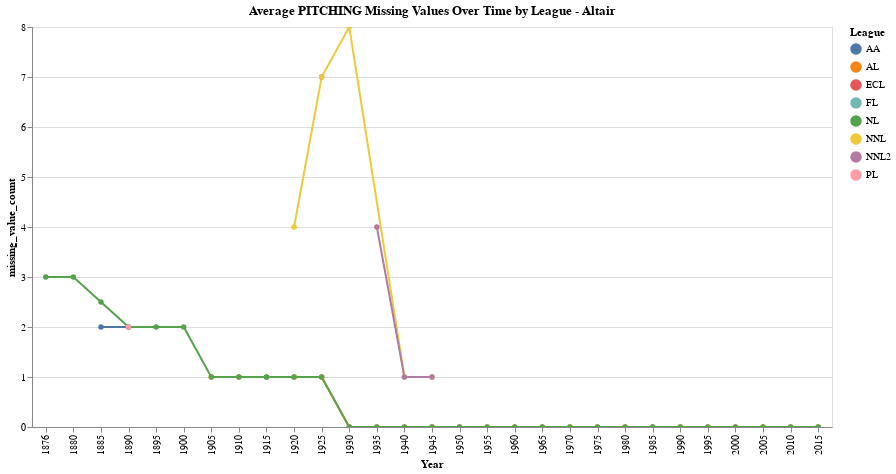

The notebook cell saved with this chart:
### Markdown cell above
### Ethan - Below is the same visualization for Pitching and DETAILED standings

### Code cell
pitching_grouped_by_league_year_df = pitching_df.groupby(['League', 'Year'])['missing_value_count'].mean().reset_index()

selection = alt.selection_multi(fields=['League'], bind='legend')

chart = alt.Chart(pitching_grouped_by_league_year_df).mark_line(point=True).encode(
    x='Year:O',
    y='missing_value_count:Q',
    color='League:N',
    tooltip=['League', 'Year', 'missing_value_count'],
    opacity=alt.condition(selection, alt.value(1), alt.value(0.2))
).properties(
    title='Average PITCHING Missing Values Over Time by League - Altair',
    width=800,
    height=400
).add_selection(
    selection
).interactive()

chart

### Figure 1 — Vega-Lite specification as saved in the notebook (floating-point values rounded to 4 significant figures)
{"config": {"view": {"continuousWidth": 300, "continuousHeight": 300}}, "data": {"name": "data-402cd56d41a6c3ae75e2eb6643a6d605"}, "mark": {"type": "line", "point": true}, "encoding": {"color": {"field": "League", "type": "nominal"}, "opacity": {"condition": {"param": "param_19", "value": 1}, "value": 0.2}, "tooltip": [{"field": "League", "type": "nominal"}, {"field": "Year", "type": "quantitative"}, {"field": "missing_value_count", "type": "quantitative"}], "x": {"field": "Year", "type": "ordinal"}, "y": {"field": "missing_value_count", "type": "quantitative"}}, "height": 400, "params": [{"name": "param_19", "select": {"type": "point", "fields": ["League"]}, "bind": "legend"}, {"name": "param_20", "select": {"type": "interval", "encodings": ["x", "y"]}, "bind": "scales"}], "title": "Average PITCHING Missing Values Over Time by League - Altair", "width": 800, "$schema": "https://vega.github.io/schema/vega-lite/v5.8.0.json", "datasets": {"data-402cd56d41a6c3ae75e2eb6643a6d605": [{"League": "AA", "Year": 1885, "missing_value_count": 2.0}, {"League": "AA", "Year": 1890, "missing_value_count": 2.0}, {"League": "AL", "Year": 1905, "missing_value_count": 1.0}, {"League": "AL", "Year": 1910, "missing_value_count": 1.0}, {"League": "AL", "Year": 1915, "missing_value_count": 1.0}, {"League": "AL", "Year": 1920, "missing_value_count": 1.0}, {"League": "AL", "Year": 1925, "missing_value_count": 1.0}, {"League": "AL", "Year": 1930, "missing_value_count": 0.0}, {"League": "AL", "Year": 1935, "missing_value_count": 0.0}, {"League": "AL", "Year": 1940, "missing_value_count": 0.0}, {"League": "AL", "Year": 1945, "missing_value_count": 0.0}, {"League": "AL", "Year": 1950, "missing_value_count": 0.0}, {"League": "AL", "Year": 1955, "missing_value_count": 0.0}, {"League": "AL", "Year": 1960, "missing_value_count": 0.0}, {"League": "AL", "Year": 1965, "missing_value_count": 0.0}, {"League": "AL", "Year": 1970, "missing_value_count": 0.0}, {"League": "AL", "Year": 1975, "missing_value_count": 0.0}, {"League": "AL", "Year": 1980, "missing_value_count": 0.0}, {"League": "AL", "Year": 1985, "missing_value_count": 0.0}, {"League": "AL", "Year": 1990, "missing_value_count": 0.0}, {"League": "AL", "Year": 1995, "missing_value_count": 0.0}, {"League": "AL", "Year": 2000, "missing_value_count": 0.0}, {"League": "AL", "Year": 2005, "missing_value_count": 0.0}, {"League": "AL", "Year": 2010, "missing_value_count": 0.0}, {"League": "AL", "Year": 2015, "missing_value_count": 0.0}, {"League": "ECL", "Year": 1925, "missing_value_count": 7.0}, {"League": "FL", "Year": 1915, "missing_value_count": 1.0}, {"League": "NL", "Year": 1876, "missing_value_count": 3.0}, {"League": "NL", "Year": 1880, "missing_value_count": 3.0}, {"League": "NL", "Year": 1885, "missing_value_count": 2.5}, {"League": "NL", "Year": 1890, "missing_value_count": 2.0}, {"League": "NL", "Year": 1895, "missing_value_count": 2.0}, {"League": "NL", "Year": 1900, "missing_value_count": 2.0}, {"League": "NL", "Year": 1905, "missing_value_count": 1.0}, {"League": "NL", "Year": 1910, "missing_value_count": 1.0}, {"League": "NL", "Year": 1915, "missing_value_count": 1.0}, {"League": "NL", "Year": 1920, "missing_value_count": 1.0}, {"League": "NL", "Year": 1925, "missing_value_count": 1.0}, {"League": "NL", "Year": 1930, "missing_value_count": 0.0}, {"League": "NL", "Year": 1935, "missing_value_count": 0.0}, {"League": "NL", "Year": 1940, "missing_value_count": 0.0}, {"League": "NL", "Year": 1945, "missing_value_count": 0.0}, {"League": "NL", "Year": 1950, "missing_value_count": 0.0}, {"League": "NL", "Year": 1955, "missing_value_count": 0.0}, {"League": "NL", "Year": 1960, "missing_value_count": 0.0}, {"League": "NL", "Year": 1965, "missing_value_count": 0.0}, {"League": "NL", "Year": 1970, "missing_value_count": 0.0}, {"League": "NL", "Year": 1975, "missing_value_count": 0.0}, {"League": "NL", "Year": 1980, "missing_value_count": 0.0}, {"League": "NL", "Year": 1985, "missing_value_count": 0.0}, {"League": "NL", "Year": 1990, "missing_value_count": 0.0}, {"League": "NL", "Year": 1995, "missing_value_count": 0.0}, {"League": "NL", "Year": 2000, "missing_value_count": 0.0}, {"League": "NL", "Year": 2005, "missing_value_count": 0.0}, {"League": "NL", "Year": 2010, "missing_value_count": 0.0}, {"League": "NL", "Year": 2015, "missing_value_count": 0.0}, {"League": "NNL", "Year": 1920, "missing_value_count": 4.0}, {"League": "NNL", "Year": 1925, "missing_value_count": 7.0}, {"League": "NNL", "Year": 1930, "missing_value_count": 8.0}, {"League": "NNL", "Year": 1940, "missing_value_count": 1.0}, {"League": "NNL", "Year": 1945, "missing_value_count": 1.0}, {"League": "NNL2", "Year": 1935, "missing_value_count": 4.0}, {"League": "NNL2", "Year": 1940, "missing_value_count": 1.0}, {"League": "NNL2", "Year": 1945, "missing_value_count": 1.0}, {"League": "PL", "Year": 1890, "missing_value_count": 2.0}]}}
